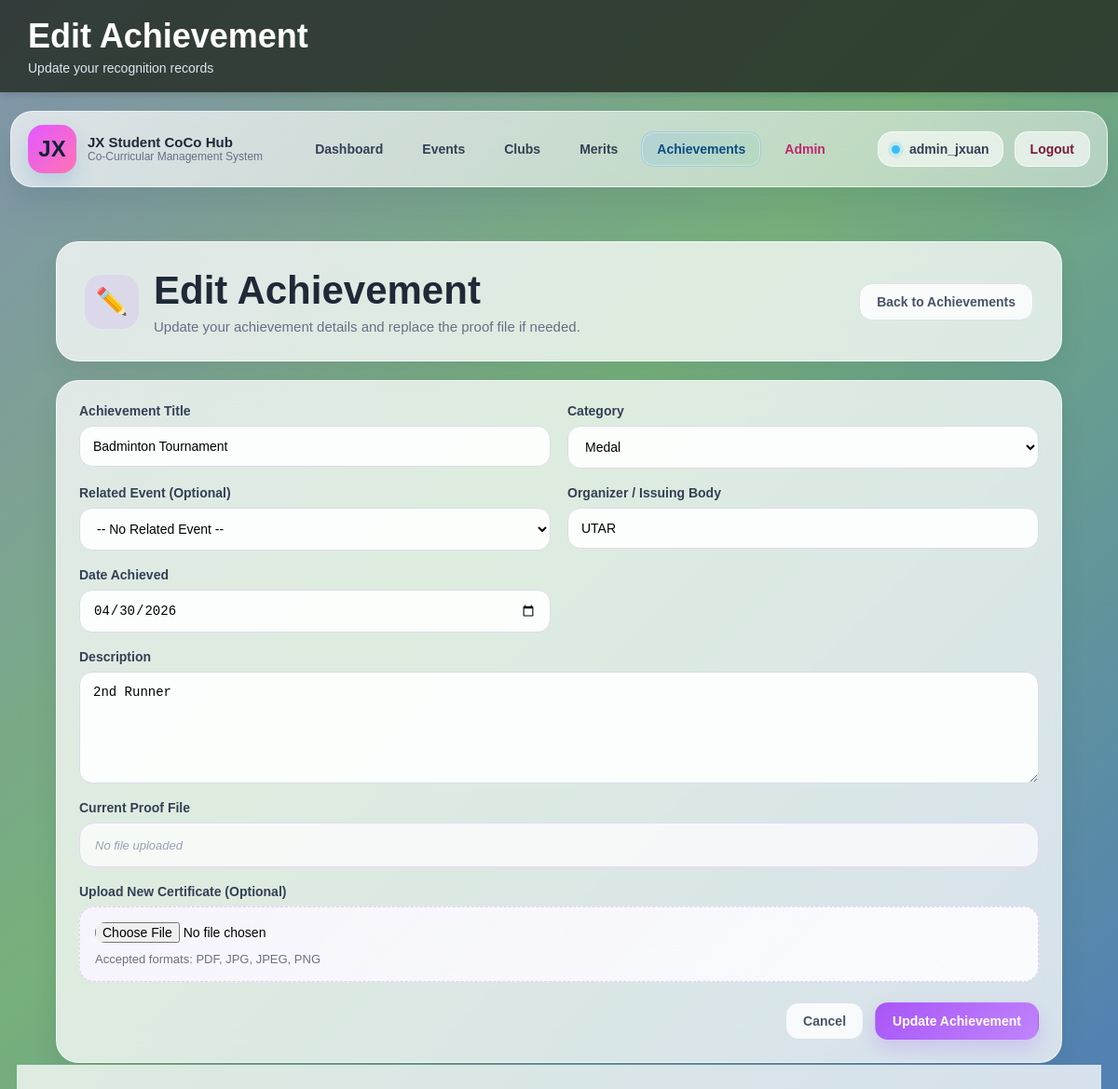
The page /achievement/achievement_edit.php?achievement_id=39 (signed in) on the database its author committed.
### tables this page shows
CREATE TABLE `achievements` (
  `achievement_id` int(11) NOT NULL,
  `user_id` int(11) NOT NULL,
  `title` varchar(150) NOT NULL,
  `achievement_type` varchar(100) NOT NULL,
  `organizer` varchar(150) NOT NULL,
  `date_achieved` date NOT NULL,
  `description` text NOT NULL,
  `certificate_file` varchar(255) NOT NULL,
  `created_at` timestamp NOT NULL DEFAULT current_timestamp(),
  `updated_at` timestamp NOT NULL DEFAULT current_timestamp() ON UPDATE current_timestamp(),
  `event_id` int(11) DEFAULT NULL
);

### achievement/achievement_edit.php (the view, shortened to what this page needs)
<?php
include("../db.php");
$user_id = $_SESSION['user_id'];
$achievement_id = mysqli_real_escape_string($con, $_GET['achievement_id']);
$select_query = "SELECT * FROM achievements WHERE achievement_id='$achievement_id' AND user_id='$user_id'";
$select_result = mysqli_query($con, $select_query);
$row = mysqli_fetch_assoc($select_result);
include("../partials/header.php");
include("../partials/navbar.php");
?>
<div class="container module-shell achievement-shell">
    <section class="module-hero module-hero-achievement">
        <div class="module-hero-main">
            <div class="module-hero-icon achievement-accent-soft">✏️</div>
            <div class="module-hero-text-wrap">
                <h2>Edit Achievement</h2>
                <p>Update your achievement details and replace the proof file if needed.</p>
            </div>
        </div>
        <div class="module-hero-actions">
            <a href="achievement_list.php" class="module-btn module-btn-secondary">Back to Achievements</a>
        </div>
    </section>
    <section class="module-form-card">
        <form method="POST" action="" enctype="multipart/form-data" class="module-form-layout">
            <div class="module-form-grid">
                <div class="module-field">
                    <label for="title">Achievement Title</label>
                    <input type="text" id="title" name="title" value="<?php echo htmlspecialchars($row['title']); ?>" required>
                </div>
                <div class="module-field">
                    <label for="achievement_type">Category</label>
                    <select name="achievement_type" id="achievement_type">
                        <option value="Medal" <?php if ($row['achievement_type'] == "Medal") echo "selected"; ?>>Medal</option>
                    </select>
                </div>
                <div class="module-field">
                    <label for="event_id">Related Event (Optional)</label>
                    <select name="event_id" id="event_id">
                        <option value="">-- No Related Event --</option>
                    </select>
                </div>
                <div class="module-field">
                    <label for="organizer">Organizer / Issuing Body</label>
                    <input type="text" id="organizer" name="organizer" value="<?php echo htmlspecialchars($row['organizer']); ?>" required>
                </div>
                <div class="module-field">
                    <label for="date_achieved">Date Achieved</label>
                    <input type="date" id="date_achieved" name="date_achieved" value="<?php echo htmlspecialchars($row['date_achieved']); ?>" required>
                </div>
                <div class="module-field module-field-full">
                    <label for="description">Description</label>
                    <textarea id="description" name="description" rows="5"><?php echo htmlspecialchars($row['description']); ?></textarea>
                </div>
                <div class="module-field module-field-full">
                    <label>Current Proof File</label>
                    <div class="achievement-current-proof">
                        <?php if(!empty($row['certificate_file'])) { ?>
                            <a href="uploads/<?php echo $row['certificate_file']; ?>" target="_blank" class="achievement-proof-link">
                                <?php echo htmlspecialchars($row['certificate_file']); ?>
                            </a>
                        <?php } else { ?>
                            <span class="achievement-proof-empty">No file uploaded</span>
                        <?php } ?>
                    </div>
                </div>
                <div class="module-field module-field-full">
                    <label for="certificate_file">Upload New Certificate (Optional)</label>
                    <div class="module-upload-box achievement-upload-box">
                        <input type="file" id="certificate_file" name="certificate_file" accept=".pdf,.jpg,.jpeg,.png">
                        <p class="module-upload-help">Accepted formats: PDF, JPG, JPEG, PNG</p>
                    </div>
                </div>
            </div>
            <div class="module-form-actions">
                <a href="achievement_list.php" class="module-btn module-btn-secondary">Cancel</a>
                <button type="submit" name="submit" class="module-btn module-btn-primary achievement-accent-btn">Update Achievement</button>
            </div>
        </form>
    </section>
</div>
</body>
</html>

### assets/style.css (style rules this page uses)
body { font-family: Arial, sans-serif; background: linear-gradient(135deg, #8394ad 0%, #76b07a 45%, #507eb6 100%); background-attachment: fixed; min-height: 100vh; margin: 0; }
.container { width: 90%; max-width: 1100px; margin: 30px auto; }
h2, h3 { color: #333333; margin-top: 0; }
p { color: #555555; }
label { font-weight: bold; color: #333333; }
input[type="text"], input[type="email"], input[type="password"], input[type="date"], textarea, select { width: 100%; padding: 10px; margin-top: 6px; margin-bottom: 16px; border: 1px solid #cccccc; border-radius: 8px; box-sizing: border-box; font-size: 14px; }
.module-shell { padding-top: 28px; padding-bottom: 36px; }
.module-hero, .module-filter-card, .module-content-card { background: rgba(255,255,255,0.76); border: 1px solid rgba(255,255,255,0.68); box-shadow: 0 14px 28px rgba(23, 45, 70, 0.08); backdrop-filter: blur(14px); border-radius: 24px; }
.module-hero { padding: 28px 30px; margin-bottom: 20px; display: flex; justify-content: space-between; align-items: center; gap: 20px; }
.module-hero-main { display: flex; align-items: center; gap: 16px; }
.module-hero-icon { width: 58px; height: 58px; border-radius: 18px; display: flex; align-items: center; justify-content: center; font-size: 28px; flex-shrink: 0; }
.module-hero-text-wrap h2 { margin: 0 0 6px; font-size: 42px; color: #1f2937; }
.module-hero-text-wrap p { margin: 0; font-size: 15px; color: #667085; }
.module-hero-actions { display: flex; align-items: center; gap: 12px; }
.module-btn { display: inline-flex; align-items: center; justify-content: center; padding: 11px 18px; border-radius: 14px; text-decoration: none; font-size: 14px; font-weight: 700; border: 1px solid transparent; transition: all 0.18s ease; cursor: pointer; }
.module-btn-primary { color: #ffffff; }
.module-btn-secondary { background: rgba(255,255,255,0.82); color: #475467; border-color: #dbe2ea; }
.module-form-card { background: rgba(255,255,255,0.76); border: 1px solid rgba(255,255,255,0.68); box-shadow: 0 14px 28px rgba(23, 45, 70, 0.08); backdrop-filter: blur(14px); border-radius: 24px; padding: 24px; }
.module-form-layout { display: block; }
.module-form-grid { display: grid; grid-template-columns: repeat(2, 1fr); gap: 18px 18px; }
.module-field { display: flex; flex-direction: column; }
.module-field-full { grid-column: 1 / -1; }
.module-field label { margin-bottom: 8px; font-size: 14px; font-weight: 700; color: #334155; }
.module-field input, .module-field select, .module-field textarea { width: 100%; margin: 0; padding: 13px 14px; border: 1px solid #d7dee8; border-radius: 14px; box-sizing: border-box; font-size: 14px; background: rgba(255,255,255,0.92); transition: border-color 0.18s ease, box-shadow 0.18s ease, background 0.18s ease; }
.module-field textarea { resize: vertical; min-height: 120px; }
.module-form-actions { display: flex; justify-content: flex-end; gap: 12px; margin-top: 22px; }
.achievement-accent-soft { background: rgba(192, 132, 252, 0.16); color: #7c3aed; }
.achievement-accent-btn { background: linear-gradient(135deg, #a855f7, #c084fc); box-shadow: 0 10px 20px rgba(168, 85, 247, 0.22); color: #ffffff; }
.achievement-proof-empty { color: #98a2b3; font-style: italic; font-size: 13px; }
.module-upload-box { padding: 16px; border-radius: 16px; border: 1px dashed #d7dee8; background: rgba(255,255,255,0.72); }
.achievement-upload-box { border-color: rgba(168, 85, 247, 0.25); background: linear-gradient(135deg, rgba(248, 245, 255, 0.9), rgba(255, 255, 255, 0.85)); }
.module-upload-box input[type="file"] { margin: 0; padding: 0; border: none; background: transparent; box-shadow: none; }
.module-upload-help { margin: 10px 0 0; font-size: 13px; color: #6b7280; }
.achievement-current-proof { padding: 14px 16px; border-radius: 16px; background: rgba(255,255,255,0.72); border: 1px solid #e9d5ff; }

### rows shown on the page
achievements: title "Badminton Tournament", achievement_type "Medal", organizer "UTAR", date_achieved "04/30/2026", description "2nd Runner"

### other values the page prints
$page_title "Edit Achievement"
$page_subtitle "Update your recognition records"
$_SESSION['user_name'] "admin_jxuan"
